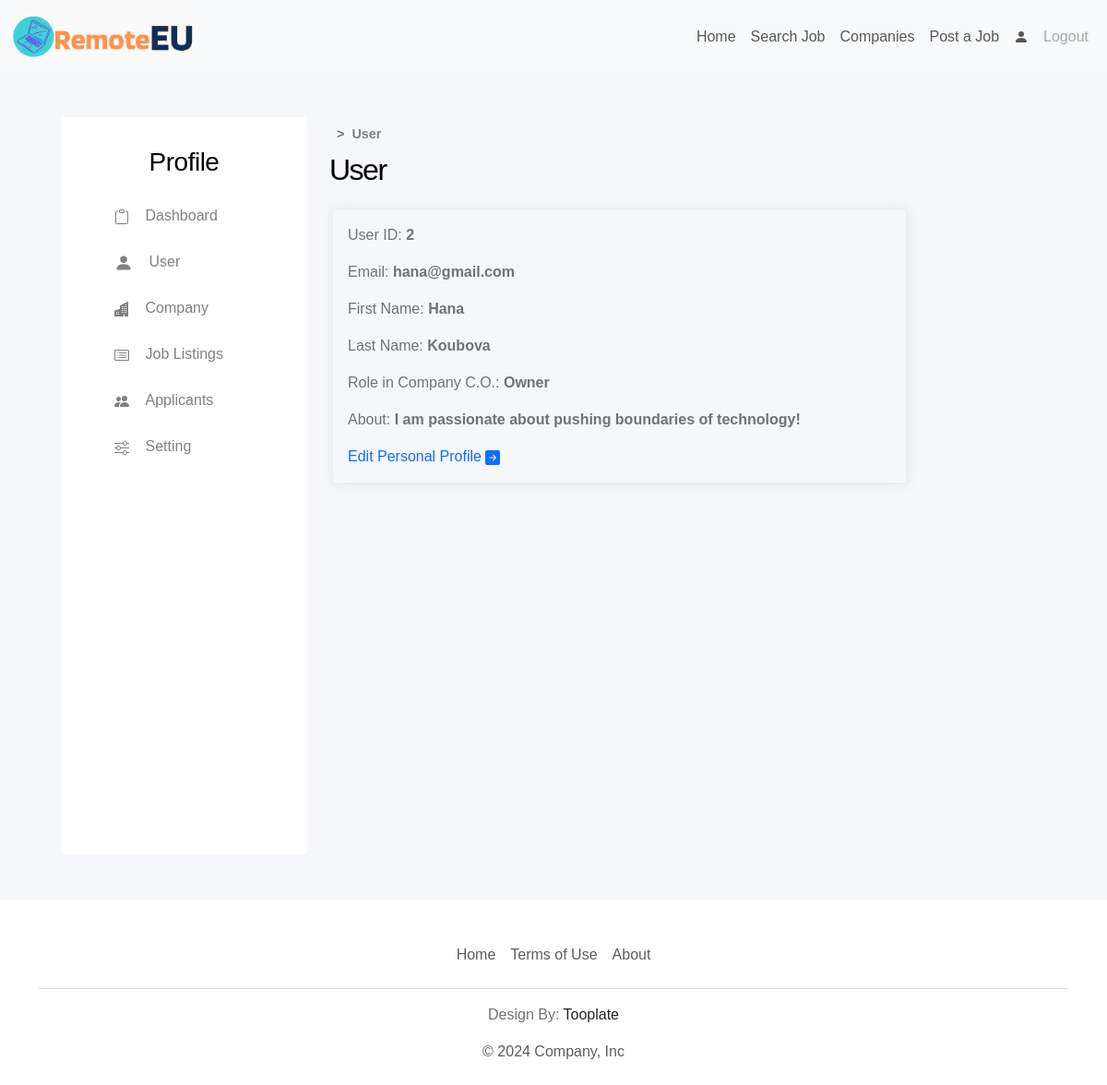
The app's page /user (signed in) with its own data.
### tables.py (models this page shows, shortened)
class User1(UserMixin, db.Model):
    id: Mapped[int] = mapped_column(Integer, primary_key=True)
    email: Mapped[str] = mapped_column(String(100), unique=True)
    password: Mapped[str] = mapped_column(String(100))
    company: Mapped[str] = mapped_column(String(100))

class PersonalProfile(db.Model):
    user_id: Mapped[int] = mapped_column(Integer, ForeignKey(User1.id), primary_key=True)
    f_name: Mapped[str] = mapped_column(String(100))
    l_name: Mapped[str] = mapped_column(String(100))
    role: Mapped[str] = mapped_column(String(100))
    about: Mapped[str] = mapped_column(String(500))

### main.py (the view)
@app.route('/user', methods=['GET', 'POST'])
@login_required
def user():
    existing_profile = PersonalProfile.query.filter_by(user_id=current_user.id).first()
    return render_template('profile/user.html',
                           existing_profile=existing_profile,
                           logged_in = current_user.is_authenticated)

### main.py (called while the page is built)
@login_manager.user_loader
def load_user(user_id):
    return db.get_or_404(User1, user_id)

### templates/profile/user.html (shortened to what this page needs)
{% extends "base_profile.html" %} {% block profile_content %}
<section id="user">
    <div class="container">
        <div id="breadcrumbs" class="d-flex my-2">
            <p class="mx-2">></p>
            <a href="{{ url_for('user') }}">User</a>
        </div>
        <h2>User</h2>
        <div class="row justify-content-lg-between justify-content-md-center justify-content-sm-center p-3">
            <div class="col-lg-10 col-md-10 col-sm-12 p-3 mb-5 shadow-strong">
                <div>
                    <p>User ID: <span class="fw-bold">{{ current_user.id }}</span></p>
                </div>
                <div class="row">
                    <p>Email: <span class="fw-bold">{{ current_user.email }}</span></p>
                </div>
                <div class="row">
                    <p>First Name: <span class="fw-bold">{{ existing_profile.f_name }}</span></p>
                </div>
                <div class="row">
                    <p>Last Name: <span class="fw-bold">{{ existing_profile.l_name }}</span></p>
                </div>
                <div class="row">
                    <p>Role in {{ current_user.company }}: <span class="fw-bold">{{ existing_profile.role }}</span></p>
                </div>
                <div class="row">
                    <p>About: <span class="fw-bold">{{ existing_profile.about }}</span></p>
                </div>
                <a href="{{ url_for('edit_user') }}" class="text-decoration-none">
                    Edit Personal Profile
                </a>
            </div>
        </div>
    </div>
</section>
{% endblock %}

### static/css/styles.css (style rules this page uses)
:root { --white-color: #ffffff; --primary-color: #5d52ba; --secondary-color: #0dcaf0; --section-bg-color: #f0f8ff; --section-bg-color2: #f5f7fa; --custom-btn-bg-color: #f65129; --social-icon-link-bg-color: #7f73eb; --dark-color: #000000; --p-color: #717275; --border-color: #e9eaeb; --body-font-family: 'League Spartan', sans-serif; }
body { background-color: var(--white-color); font-family: var(--body-font-family); }
h1, h2, h3, h4, h5, h6 { color: var(--dark-color); font-weight: var(--font-weight-semibold); letter-spacing: -0.5px; }
h1, h2 { letter-spacing: -1.5px; }
p { color: var(--p-color); font-size: var(--p-font-size); font-weight: var(--font-weight-light); }
a { text-decoration: none; }
section { background-color: var(--section-bg-color2); }
.shadow-strong { -webkit-box-shadow: 1px 1px 10px 0px rgba(217,217,217,0.6); -moz-box-shadow: 1px 1px 10px 0px rgba(217,217,217,0.6); box-shadow: 1px 1px 10px 0px rgba(217,217,217,0.7); }
#breadcrumbs { margin-bottom: 10px; }
#breadcrumbs a { transition-duration: 200ms; border-radius: 5px; color: grey; text-decoration: none; }
#breadcrumbs a, #breadcrumbs p { font-size: 0.9em; font-weight: 600; margin-top: auto; margin-bottom: auto; }

### records on screen
User1: id "2", email "hana@gmail.com", company "Company C.O."
PersonalProfile: f_name "Hana", l_name "Koubova", role "Owner", about "I am passionate about pushing boundaries of technology!"
